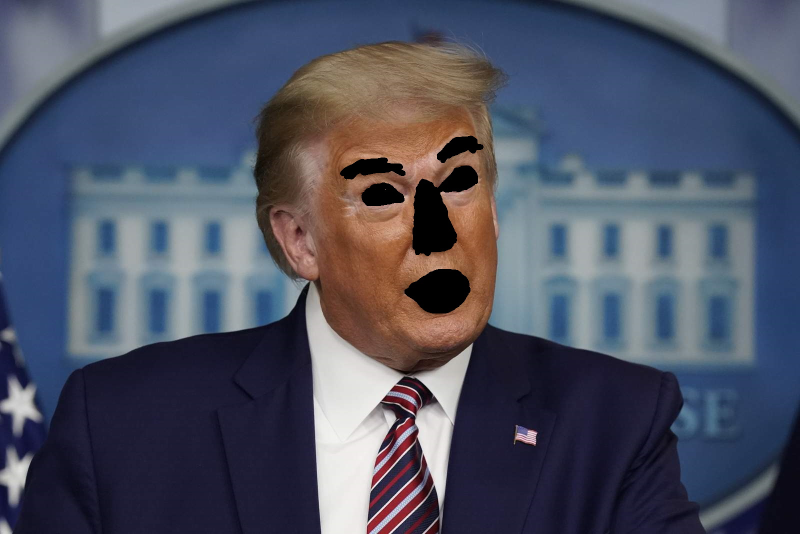
#> input picture Inpainting/trump_edit.jpg, 1600 x 1068 px (shown at 1/2 size)
$ jupyter execute --allow-errors Inpainting.ipynb
#> lines starting #> are read from the running program, lines starting #| are printed output that depends on the picture; after the words box and inside, x2 and y2 are one past the last pixel; in counts of white or black regions, pixels touching at a corner belong together
[cell 1]
import numpy as np
import cv2

[cell 2]
img = cv2.imread('trump_edit.jpg')
#> img is the input picture: shape (1068, 1600, 3); mean B, G, R 98.1, 81.6, 77.6
mask = cv2.imread('mask.png',0)
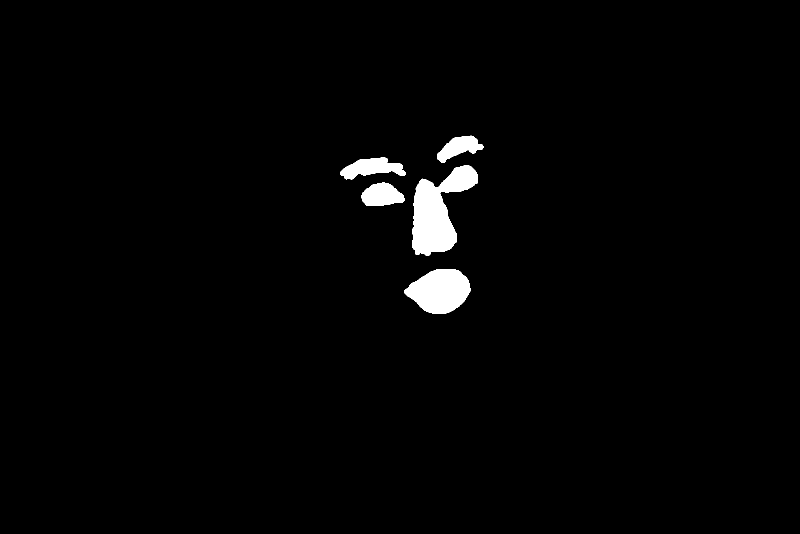
#> input picture Inpainting/mask.png, 1600 x 1068 px (shown at 1/2 size)
#> mask: shape (1068, 1600); 1.7% white; 5 white regions, box (x1, y1, x2, y2) and area: (825, 331, 956, 512) 12556, (809, 538, 941, 627) 8351, (680, 315, 811, 359) 3292, (723, 365, 809, 412) 2960, (874, 271, 967, 326) 2585
dst = cv2.inpaint(img,mask,3,cv2.INPAINT_TELEA)
cv2.imshow('dst',dst)
cv2.imwrite("inpainted.jpg", dst)
cv2.waitKey(0)
cv2.destroyAllWindows()

[cell 3]
img = cv2.imread('obama_edit.jpg')
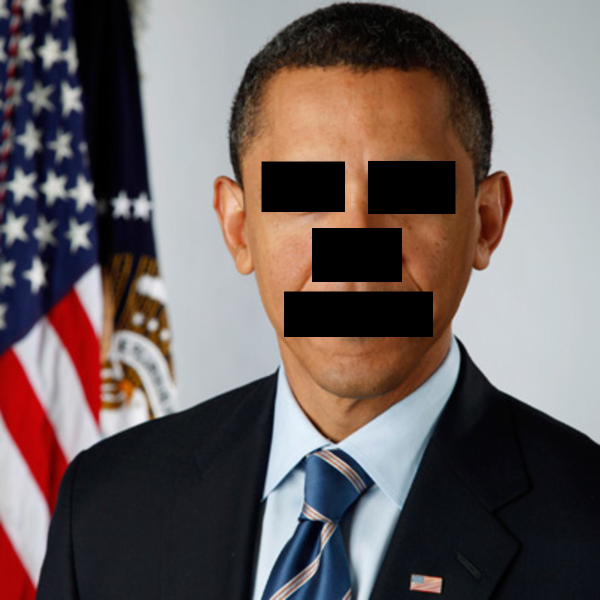
#> input picture Inpainting/obama_edit.jpg, 1200 x 1200 px (shown at 1/2 size)
#> img is the input picture: shape (1200, 1200, 3); mean B, G, R 96.6, 97.5, 108.6
mask = cv2.imread('obama_mask.png',0)
#> (the rest of this cell did not finish here and is left out)

[cell 4]
img = cv2.imread('face_1.jpg')
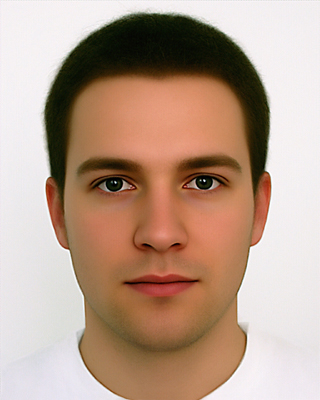
#> input picture Inpainting/face_1.jpg, 320 x 400 px
#> img is the input picture: shape (400, 320, 3); mean B, G, R 140.9, 158, 184.4
mask = cv2.imread('face_1_mask.png',0)
#> (the rest of this cell did not finish here and is left out)

[cell 5]
import json
import pprint

with open('pic1.json') as f:
#> (reads Inpainting/pic1.json from the repository)
  data = json.load(f)

pprint.pprint(data)

[cell 6]
def findCorners(points):
    left, top = 2147483646, 2147483646
    right, bottom = 0, 0
    for feat, coord in points.items():
        if coord['x'] < left:
            left = coord['x']
        if coord['x'] > right:
            right = coord['x']
        if coord['y'] < top:
            top = coord['y']
        if coord['y'] > bottom:
            bottom = coord['y']

    return left, right, bottom, top

[cell 7]
landmarks = data['faces'][0]['landmark']

nose_keys = [
    'nose_contour_left1',
    'nose_contour_left2',
    'nose_contour_left3',
    'nose_contour_lower_middle',
    'nose_contour_right1',
    'nose_contour_right2',
    'nose_contour_right3',
    'nose_left',
    'nose_right',
    'nose_tip'
]

nose_dict = {k:v for k,v in landmarks.items() if k in nose_keys}

left, right, bottom, top = findCorners(nose_dict)
print(left, right, bottom, top)

Edge Blur

[cell 8]
img = cv2.imread('pic1.jpg')
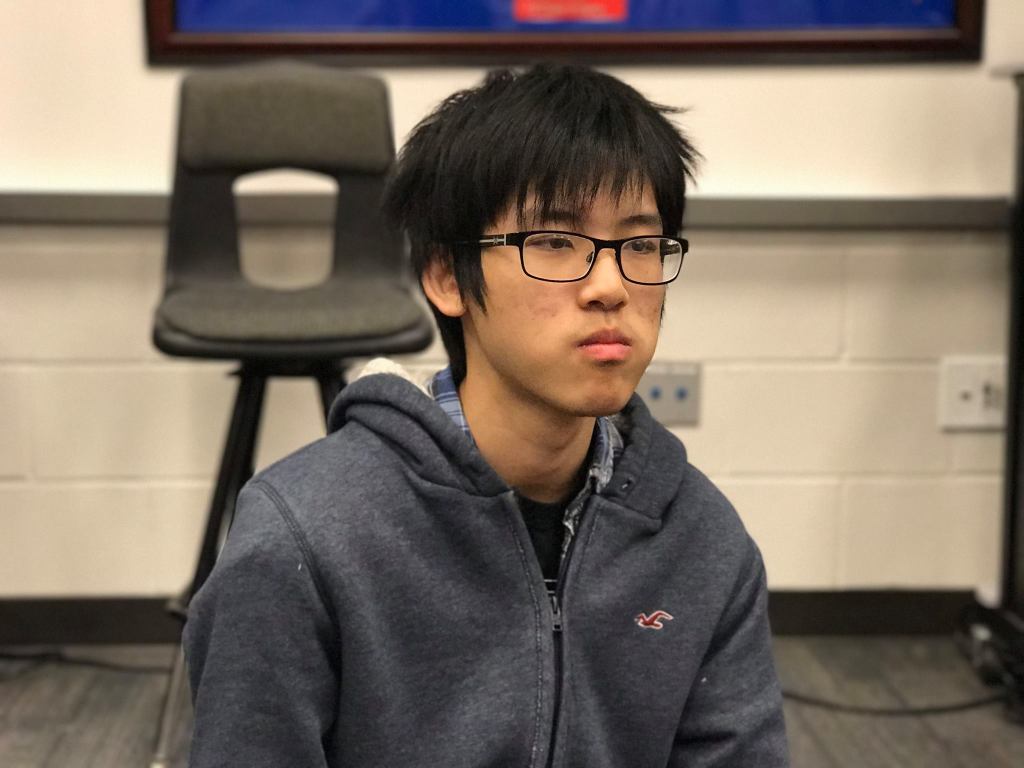
#> input picture Inpainting/pic1.jpg, 2048 x 1536 px (shown at 1/2 size)
#> img is the input picture: shape (1536, 2048, 3); mean B, G, R 98.6, 110.4, 122.7
img[top:bottom, left:right]=0
#> img: shape (1536, 2048, 3); 0.41% of pixels changed, all inside (x1, y1, x2, y2) = (1154, 500, 1259, 623)
mask = img.copy()
mask[:,:] = 0
#> mask: shape (1536, 2048, 3); every value is 0
mask[top:bottom, left:right]=255
#> mask: shape (1536, 2048, 3); 0.41% white; 1 white region, box (x1, y1, x2, y2) and area: (1154, 500, 1259, 623) 12915
mask = cv2.cvtColor(mask, cv2.COLOR_BGR2GRAY)
dst = cv2.inpaint(img,mask,25,cv2.INPAINT_TELEA)
#> dst: shape (1536, 2048, 3)

dst[top-5:bottom+5, left-5:left+5] = cv2.GaussianBlur(dst[top-5:bottom+5, left-5:left+5],(7,7),0)
#> dst: shape (1536, 2048, 3); mean B, G, R 98.5, 110.4, 122.6
dst[top-5:bottom+5, right-5:right+5] = cv2.GaussianBlur(dst[top-5:bottom+5, right-5:right+5],(7,7),0)
#> dst: shape (1536, 2048, 3); mean B, G, R 98.5, 110.4, 122.6
dst[top-5:top+5, left-5:right+5] = cv2.GaussianBlur(dst[top-5:top+5, left-5:right+5],(7,7),0)
#> dst: shape (1536, 2048, 3); mean B, G, R 98.5, 110.4, 122.6
dst[bottom-5:bottom+5, left-5:right+5] = cv2.GaussianBlur(dst[bottom-5:bottom+5, left-5:right+5],(7,7),0)
#> dst: shape (1536, 2048, 3); mean B, G, R 98.5, 110.4, 122.6

cv2.imshow('final',dst)
cv2.waitKey(0)
cv2.destroyAllWindows()

[cell 9]
cv2.imshow('dst',dst)
cv2.waitKey(0)
cv2.destroyAllWindows()

[cell 10]
cv2.imshow('img', img[417:823, 929:1335])
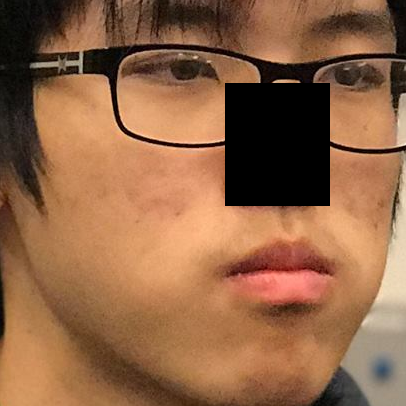
#> window 'img': shape (406, 406, 3); mean B, G, R 69.8, 100.8, 145.2
cv2.waitKey(0)
cv2.destroyAllWindows()

Patch Testing

[cell 11]
img = cv2.imread('pic1.jpg')
img[top:bottom, left:right]=0
mask = img.copy()
mask[:,:] = 0
mask[top:bottom, left:right]=255
step = 4

# [6 lines of commented-out code are left out]

[cell 12]
from random import randrange

for x in range(left+20, right-20, step):
    for y in range(top+20, bottom-20, step):
        horizontal = randrange(929+50, 1154-50)
        vertical = randrange(583, 602)
        img[y:y+step, x:x+step] = img[vertical-2:vertical+2, horizontal-2:horizontal+2]
        mask[y:y+step, x:x+step] = 0
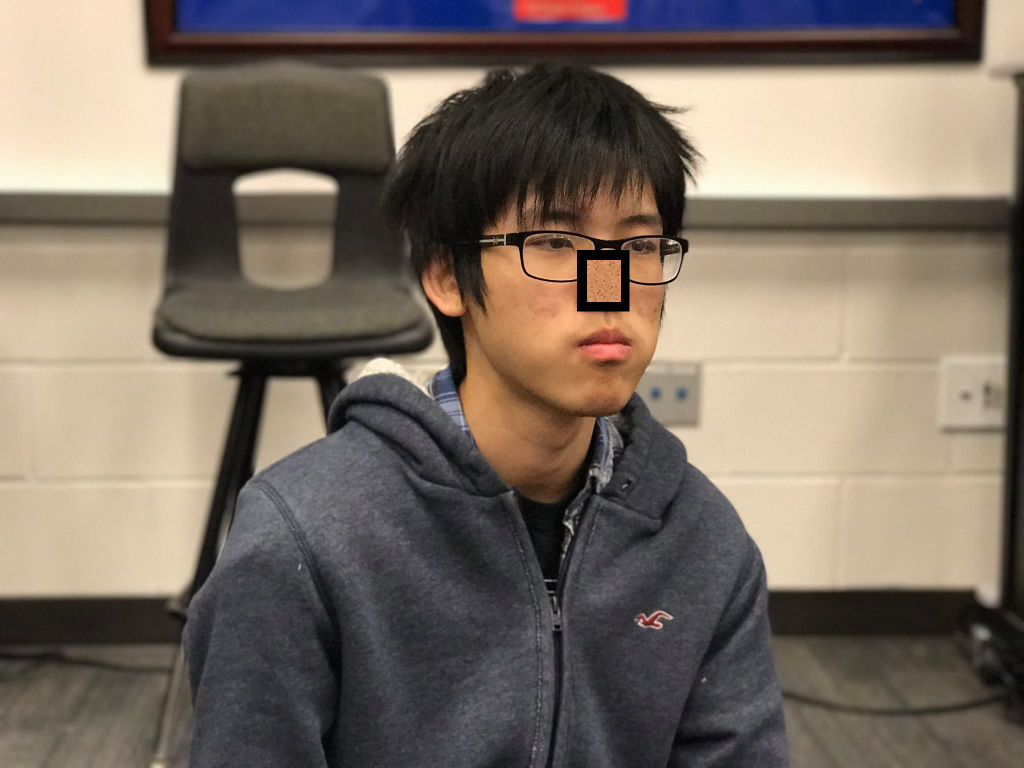
#> img: shape (1536, 2048, 3) (shown at 1/2 size); mean B, G, R 98.4, 110.1, 122.3
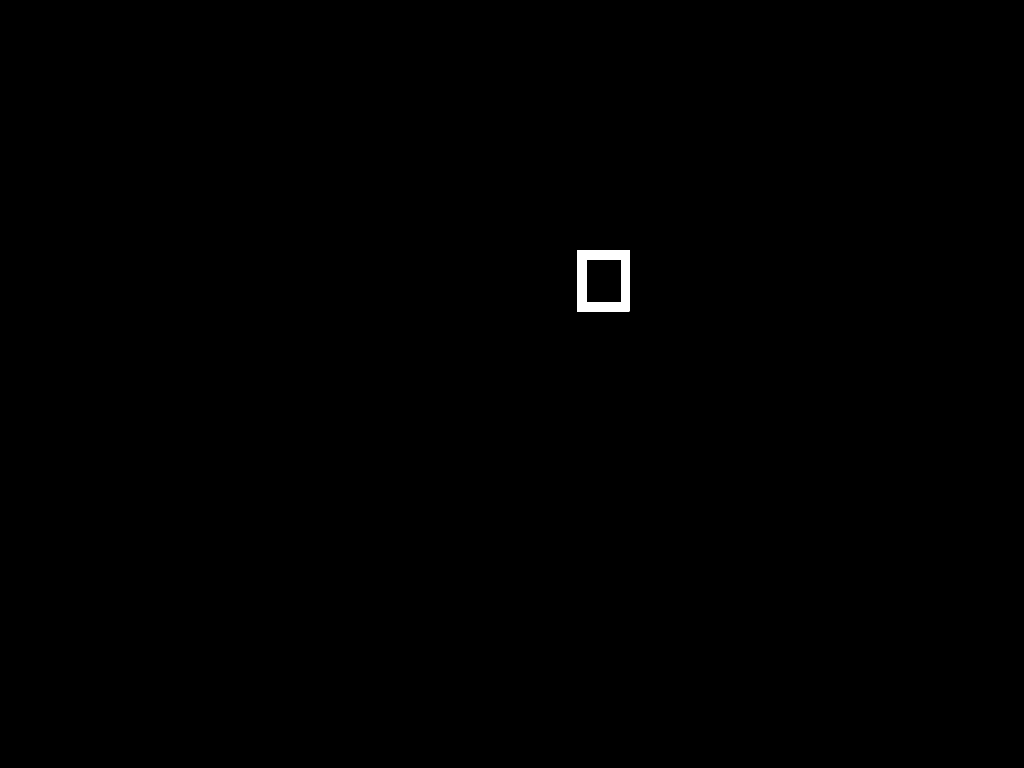
#> mask: shape (1536, 2048, 3) (shown at 1/2 size); 0.23% white; 1 white region, box (x1, y1, x2, y2) and area: (1154, 500, 1259, 623) 7203

mask = cv2.cvtColor(mask, cv2.COLOR_BGR2GRAY)

[cell 13]
cv2.imshow('mask check', mask)
cv2.waitKey(0)
cv2.destroyAllWindows()

[cell 14]
cv2.imshow('img check', img)
cv2.waitKey(0)
cv2.destroyAllWindows()

[cell 15]
dst = cv2.inpaint(img,mask,25,cv2.INPAINT_TELEA)
cv2.imshow('img', dst)
cv2.waitKey(0)
cv2.destroyAllWindows()

Full Face Crop

[cell 16]
img = cv2.imread('pic1.jpg')
img[417:823, 929:1335] = cv2.GaussianBlur(img[417:823, 929:1335],(7,7),0)
img[top:bottom, left:right]=0
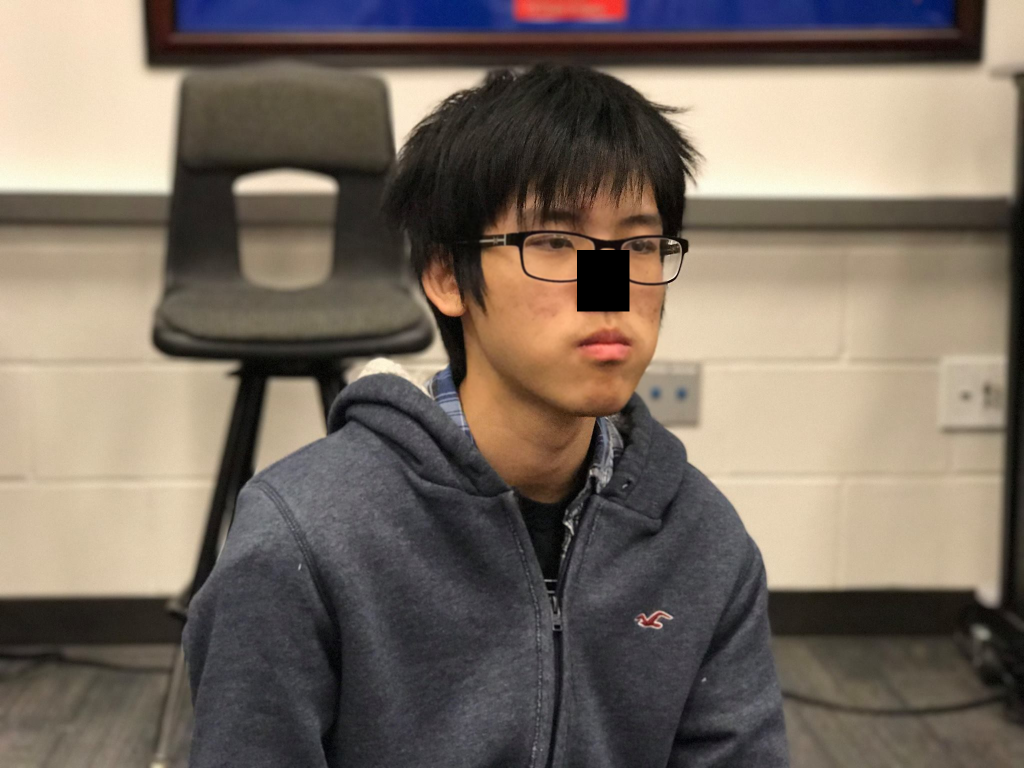
#> img: shape (1536, 2048, 3) (shown at 1/2 size); mean B, G, R 98.2, 109.9, 121.9
mask = img.copy()
mask[:,:] = 0
mask[top:bottom, left:right]=255
mask = cv2.cvtColor(mask, cv2.COLOR_BGR2GRAY)
dst = cv2.inpaint(img,mask,25,cv2.INPAINT_TELEA)
dst[top-5:bottom+5, left-5:left+5] = cv2.GaussianBlur(dst[top-5:bottom+5, left-5:left+5],(7,7),0)
#> dst: shape (1536, 2048, 3); mean B, G, R 98.5, 110.4, 122.6
dst[top-5:bottom+5, right-5:right+5] = cv2.GaussianBlur(dst[top-5:bottom+5, right-5:right+5],(7,7),0)
#> dst: shape (1536, 2048, 3); mean B, G, R 98.5, 110.4, 122.6
dst[top-5:top+5, left-5:right+5] = cv2.GaussianBlur(dst[top-5:top+5, left-5:right+5],(7,7),0)
#> dst: shape (1536, 2048, 3); mean B, G, R 98.5, 110.4, 122.6
dst[bottom-5:bottom+5, left-5:right+5] = cv2.GaussianBlur(dst[bottom-5:bottom+5, left-5:right+5],(7,7),0)
#> dst: shape (1536, 2048, 3); mean B, G, R 98.5, 110.4, 122.6
cv2.imshow('final thing yeah',dst)
cv2.waitKey(0)
cv2.destroyAllWindows()
